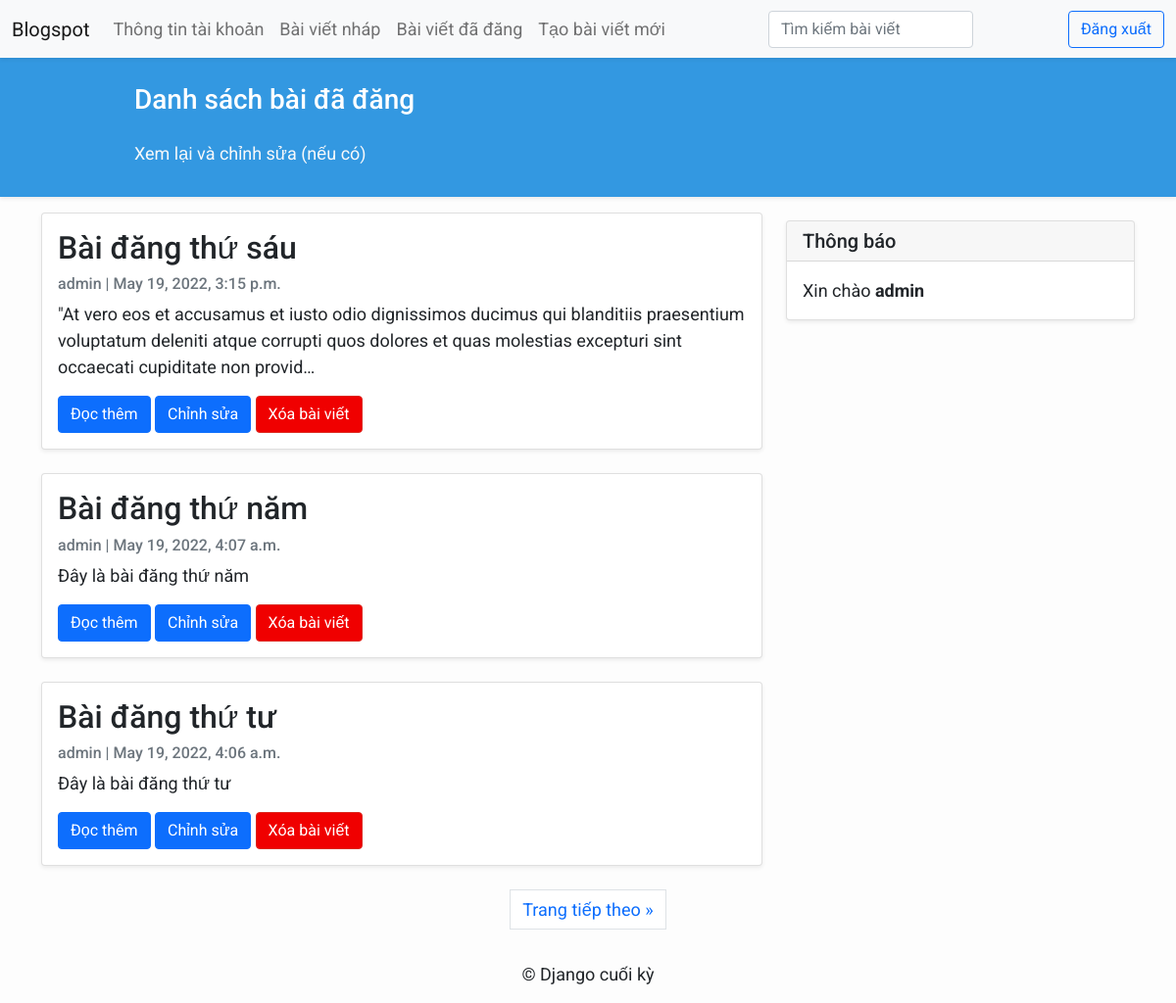
Page /post-list/ (signed in) on the committed database.
### blog_app/models.py (models this page shows, shortened)
class Post(models.Model):
    title = models.CharField(max_length=200, unique=True)
    slug = models.SlugField(max_length=200, unique=True)
    author = models.ForeignKey(User, on_delete= models.CASCADE,related_name='blog_posts')
    updated_on = models.DateTimeField(auto_now= True)
    content = models.TextField()
    created_on = models.DateTimeField(auto_now_add=True)
    status = models.IntegerField(choices=STATUS, default=0)
    class Meta:
        ordering = ['-created_on']

### blog_app/views.py (the view)
# urls.py: path('post-list/', views.PostedList.as_view(), name='post_list'),
class PostedList(generic.ListView):
    template_name = 'post_list.html'
    paginate_by = 3
    def get_queryset(self):
        queryset = Post.objects.filter(status=1, author=self.request.user).order_by('-created_on')
        return queryset

### templates/post_list.html (shortened to what this page needs)
{% extends "base.html" %}
{% block content %}
<header class="masthead shadow-sm">
    <div class="container">
        <div class="row">
            <div class=" col-md-8 col-md-10 mx-auto">
                <div class="site-heading">
                    <h3 class=" site-heading my-4 mt-3 text-white"> Danh sách bài đã đăng </h3>
                    <p class="text-light">Xem lại và chỉnh sửa (nếu có) &nbsp </p>
                </div>
            </div>
        </div>
    </div>
</header>
<div class="container">
    <div class="row">
        <div class="col-md-8 mt-3 left">
            {% for post in post_list %}
            <div class="card mb-4 shadow-sm">
                <div class="card-body">
                    <h2 class="card-title">{{ post.title }}</h2>
                    <p class="card-text text-muted h6">{{ post.author }} | {{ post.created_on}} </p>
                    <p class="card-text">{{post.content|truncatechars:200 }}</p>
                    <a href="{% url 'post_detail' post.slug  %}" class="btn btn-primary">Đọc thêm</a>
                    <a href="{% url 'edit_detail' post.slug  %}" class="btn btn-primary">Chỉnh sửa</a>
                    <a href="{% url 'delete_post' post.slug  %}" class="btn btn-danger">Xóa bài viết</a>
                </div>
            </div>
            {% endfor %}
        </div>
        {% block sidebar %} {% include 'sidebar.html' %} {% endblock sidebar %}
    </div>
    {% if is_paginated %}
        <ul class="pagination justify-content-center">
            {% if page_obj.has_next %}
            <li><a href="?page={{ page_obj.next_page_number }}" class="page-link"> Trang tiếp theo &raquo;</a></li>
            {% endif %}
        </ul>
    </div>
    {% endif %}
{% endblock %}

### templates/sidebar.html
{% block sidebar %}
    <div class="col-md-4 float-right ">
    <div class="card my-4 shadow-sm">
        {% if request.user.is_authenticated %}
        <h5 class="card-header">Thông báo</h5>
        {% else %}
        <h5 class="card-header">Giới thiệu trang blog</h5>
        {% endif %}
        <div class="card-body">
            {% if request.user.is_authenticated %}
            <p class="card-text">Xin chào <strong>{{ request.user.get_username }}</strong></p>
            {% else %}
            <p class="card-text">Để có thể tham gia, hãy đăng ký tài khoản</p>
            <a href="{% url 'register_form' %}" class="btn btn-danger">Đăng ký ngay!</a>
            {% endif %}
        </div>
    </div>
    </div>
{% endblock sidebar %}

### static/css/index.css (style rules this page uses)
body { font-family: "Roboto", sans-serif; font-size: 17px; background-color: #fdfdfd; }
.btn-danger { color: #fff; background-color: #f00000; border-color: #dc281e; }
.masthead { background: #3398E1; height: auto; padding-bottom: 15px; box-shadow: 0 16px 48px #E3E7EB; padding-top: 10px; }

### templates/post_list.html (style rules this page uses)
body { font-family: "Roboto", sans-serif; font-size: 18px; background-color: #fdfdfd; }
.card { box-shadow: 0 16px 48px #E3E7EB; }

### rows in the picture
Post: title "Bài đăng thứ sáu", author "admin", created_on "May 19, 2022, 3:15 p.m.", content "\"At vero eos et accusamus et iusto odio dignissimos ducimus qui blanditiis praesentium voluptatum deleniti atque corrupti quos dolores et quas molestias excepturi sint occaecati cupiditate non provid…"
Post: title "Bài đăng thứ năm", author "admin", created_on "May 19, 2022, 4:07 a.m.", content "Đây là bài đăng thứ năm"
Post: title "Bài đăng thứ tư", author "admin", created_on "May 19, 2022, 4:06 a.m.", content "Đây là bài đăng thứ tư"

### other values in the picture
{{ request.user.get_username }} "admin"
